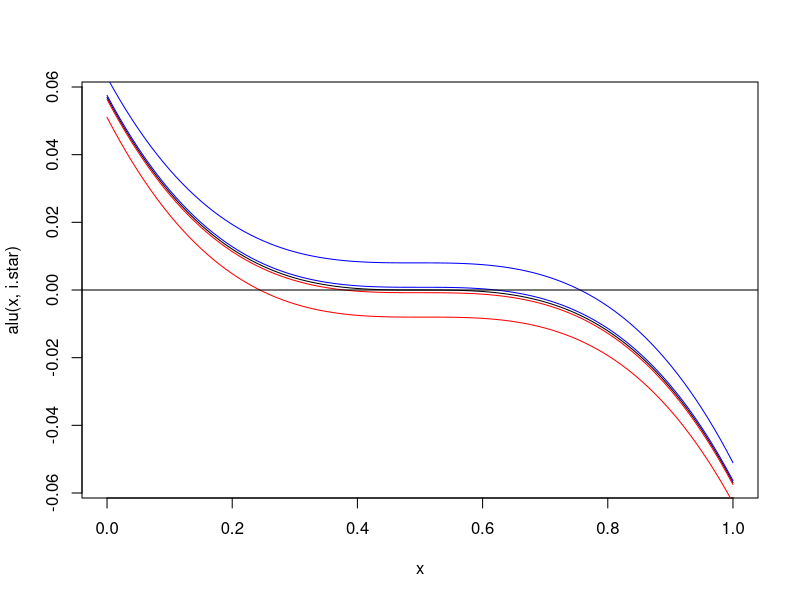

Source code (R): (Note: this script raises an error after producing the figure.)
#
# SIRS model with reinforcement
#
# Aim:
# find a Hopf bifurcation
#

setwd("D:/Dokumente/Uni/TUM/Mathe_B_Sc/SS_20/Bachelorarbeit/bachelorarbeit-repo/R_bachelorarbeit");




# parameter
bbeta = 5    # contact rate
alpha = 0.45  # recovery rate
B     = 2    # birthrate - deterimes thetime scale -- fixed.

# we calibrate the system s.t. x=1/2 is a stat states
s.star = (B+alpha)/bbeta;
i.star = (1-0.5)*B/(alpha+B)-B/bbeta;
cat("i.star = ", i.star, "\n");


theta1 = 1; # reinforcement parameter of vacc pro (x)
theta2 = theta1; # reinforcement parameter of vacc con (1-x)
n1     = 10;    # zelots pro vacc
n2     = 10;    # zealots contra vacc
a      = 0.1;    # influence I
Omega  = 0.0;    # influence vaccination oponent
c      = 200# 1;   # time scale reinforce

# adapt n1, n2 s.t. a*i+n1 = a*(1-i)+n2
# choose n1 minial, s.t. we have a non-negative n2 (=0)
n1 = max(c(a*(1-2*i.star), 0));
n2 = a*(2*i.star-1)+n1;
n.star = a*i.star+n1
theta1 = (1-2*n.star)/(1+2*n.star);
theta2 = theta1;
cat("a = ", a, " n1 = ", n1, "n2 = ", n2, " n.star = ", n.star, 
    " theta.pich = ", (1-2*n.star)/(1+2*n.star), "\n"); 

#
#
theo.stat.point = c(s.star, i.star, 0.5);



#init
s = 0.8;
i = 0.2;
r = 0;
x = 0.20;
#x = 0.50;

state = c(s,i,x);   # no r-component
# rhs of ODE
rhs <- function(state){
  s = state[1]; i = state[2]; 
  x = state[3];
  s1 = -bbeta*s*i+(1-x)*B-B*s;
  i1 = bbeta*s*i - alpha*i-B*i;
  x1 = -c*x*theta2*(1-x+n2+a*(1-i))/((x+n1+a*i)+theta2*(1-x+n2+a*(1-i)));
  x1 = x1+c*(1-x)*theta1*(x+n1+a*i)/(theta1*(x+n1+a*i)+(1-x+n2+a*(1-i)));
  return(c(s1,i1,x1));
}

alu <- function(x, i){
  return(
    -x*theta2*(1-x+n2+a*(1-i))/((x+n1+a*i)+theta2*(1-x+n2+a*(1-i)))
    +(1-x)*theta1*(x+n1+a*i)/(theta1*(x+n1+a*i)+(1-x+n2+a*(1-i)))
  );
}

curve(alu(x,i.star), from=0, to=1);
curve(alu(x,i.star+0.01), from=0, to=1, add=TRUE, col="blue");
curve(alu(x,i.star+0.1), from=0, to=1, add=TRUE, col="blue");
curve(alu(x,i.star-0.01), from=0, to=1, add=TRUE, col="red");
curve(alu(x,i.star-0.1), from=0, to=1, add=TRUE, col="red");
abline(h=0);
input <- scan();


simul.plot<-function(horizont){
  # simulate
  res <<- numeric();
  
  h = 0.001; tt = 0; h = 0.01;
  while (tt<horizont){
    state <<- state+h*rhs(state);
    tt    = tt + h;
    res   <<- rbind(res, c(tt, state));
    #cat(tt, " ");
  }
  
  plot(res[,1], res[,2], t="l", xlab = "tt", ylab="I", ylim=c(0,1))
  lines(res[,1], res[,3], t="l", col="blue")
  lines(res[,1], res[,4], t="l", col="orange")
  legend(1,1,legend=c("s","i","x"),col=c("black","blue","orange"), lty=1:2, cex=0.8)
}

simul.plot(input)